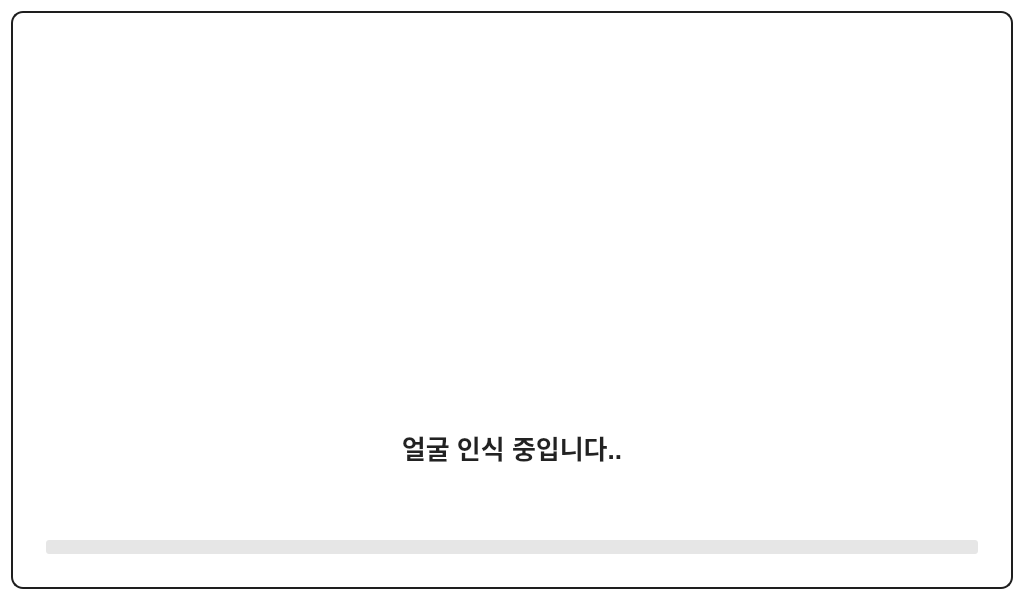
<?xml version="1.0" encoding="UTF-8"?>
<ui version="4.0">
 <class>DataCheckWindow</class>
 <widget class="QWidget" name="DataCheckWindow">
  <property name="geometry">
   <rect>
    <x>0</x>
    <y>0</y>
    <width>1024</width>
    <height>600</height>
   </rect>
  </property>
  <property name="minimumSize">
   <size>
    <width>640</width>
    <height>360</height>
   </size>
  </property>
  <property name="windowTitle">
   <string>Form</string>
  </property>
  <property name="styleSheet">
   <string notr="true">
QWidget#AuthWindow, QWidget#DataCheckWindow {
  background: #FFFFFF;
  font-family: &quot;Noto Sans&quot;, &quot;Malgun Gothic&quot;;
  font-size: 14px;
}

#panel {
  background: #FFFFFF;
  border: 2px solid #1E1E1E;
  border-radius: 12px;
  padding: 24px;  
}

#loadingLabel {
  color: #222;
  font-weight: 700;
  qproperty-alignment: 'AlignHCenter | AlignVCenter';
  margin-bottom: 12px;
}

QWidget#AuthWindow  #loadingLabel { font-size: 30px; }  /* AuthWindow 크기 */
QWidget#DataCheckWindow #loadingLabel { font-size: 26px; }  /* DataCheckWindow 크기 */

QProgressBar#progressLine,
QProgressBar {
  border: none;
  background: #E6E6E6;
  border-radius: 3px;
  min-height: 12px;
  max-height: 14px;
}
QProgressBar#progressLine::chunk,
QProgressBar::chunk {
  background-color: #222222;
  border-radius: 3px;
}

#loadingIcon {
  background: #FFFFFF;
  margin-bottom: 12px;
}
</string>
  </property>
  <layout class="QHBoxLayout" name="horizontalLayout">
   <item>
    <widget class="QFrame" name="panel">
     <property name="frameShape">
      <enum>QFrame::StyledPanel</enum>
     </property>
     <property name="frameShadow">
      <enum>QFrame::Raised</enum>
     </property>
     <layout class="QVBoxLayout" name="verticalLayout_2" stretch="4,2,2">
      <item>
       <widget class="QFrame" name="iconFrame">
        <property name="frameShape">
         <enum>QFrame::NoFrame</enum>
        </property>
        <property name="frameShadow">
         <enum>QFrame::Raised</enum>
        </property>
        <layout class="QHBoxLayout" name="horizontalLayout_2">
         <item>
          <widget class="QLabel" name="loadingIcon">
           <property name="minimumSize">
            <size>
             <width>160</width>
             <height>160</height>
            </size>
           </property>
           <property name="maximumSize">
            <size>
             <width>350</width>
             <height>16777215</height>
            </size>
           </property>
           <property name="text">
            <string/>
           </property>
           <property name="pixmap">
            <pixmap resource="../resources.qrc">:/images/images/DataCheck.png</pixmap>
           </property>
           <property name="scaledContents">
            <bool>true</bool>
           </property>
           <property name="alignment">
            <set>Qt::AlignHCenter</set>
           </property>
          </widget>
         </item>
        </layout>
       </widget>
      </item>
      <item>
       <widget class="QLabel" name="loadingLabel">
        <property name="styleSheet">
         <string notr="true"/>
        </property>
        <property name="text">
         <string>얼굴 인식 중입니다..</string>
        </property>
        <property name="alignment">
         <set>Qt::AlignCenter</set>
        </property>
       </widget>
      </item>
      <item>
       <widget class="QProgressBar" name="progressLine">
        <property name="minimumSize">
         <size>
          <width>800</width>
          <height>12</height>
         </size>
        </property>
        <property name="maximumSize">
         <size>
          <width>16777215</width>
          <height>14</height>
         </size>
        </property>
        <property name="value">
         <number>0</number>
        </property>
        <property name="textVisible">
         <bool>false</bool>
        </property>
       </widget>
      </item>
     </layout>
    </widget>
   </item>
  </layout>
 </widget>
 <resources>
  <include location="../resources.qrc"/>
 </resources>
 <connections/>
</ui>
